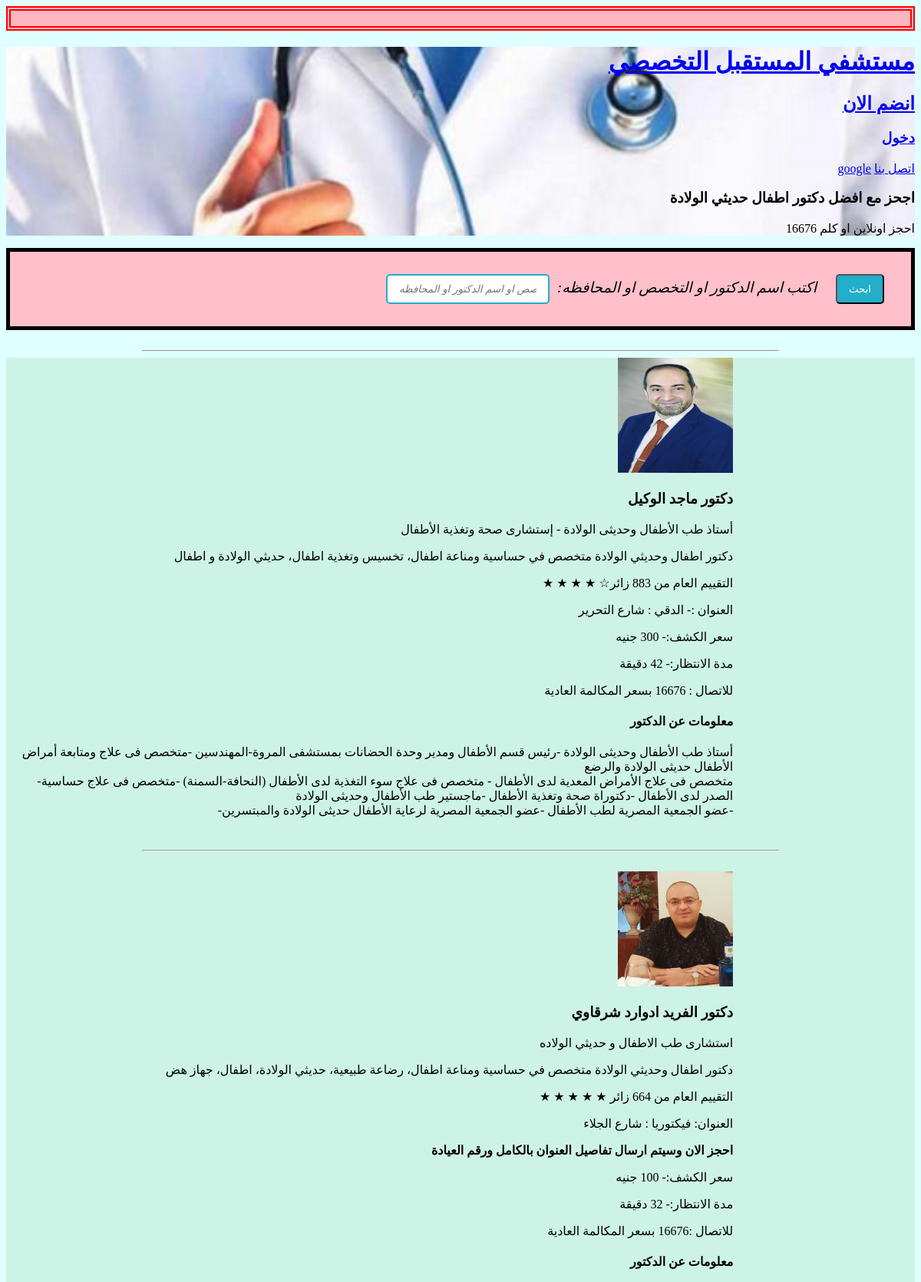
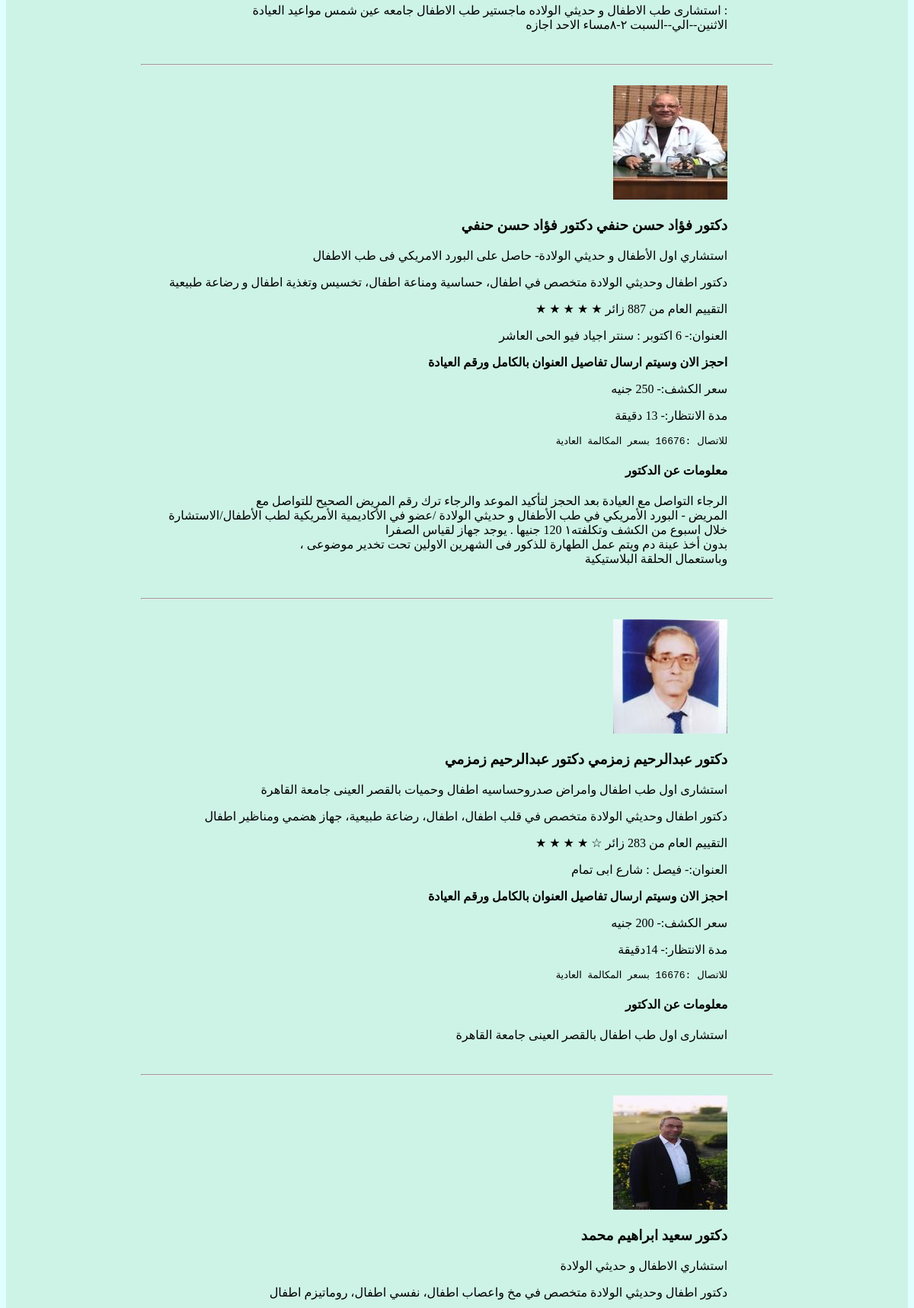
/children.php (upper part), run on the app's committed database (2 pictures, top to bottom).
### tables this page shows
CREATE TABLE `children` (
  `ID` int(11) NOT NULL,
  `name` varchar(100) NOT NULL,
  `degree` varchar(100) NOT NULL,
  `specialty` varchar(100) NOT NULL,
  `price` int(11) NOT NULL,
  `address` varchar(100) NOT NULL,
  `governorate` varchar(100) NOT NULL,
  `waiting` int(11) NOT NULL
);

### children.php (the view, shortened to what this page needs)
<?php
@$con=mysqli_connect("localhost","root","","user");
mysqli_query($con,"SET NAMES 'UTF8'");
 mysqli_query($con,"SET CHARACTER SET UTF8");
?>
<!DOCTYPE html>
<html lang="en">
<head>
    <link rel="stylesheet" href="اطفال.css">
</head>
<body>
<div class ="card"style="border: 6px double ; border-color: red; text-align: center; background-color:lightpink;" >
    <form action="reservation.php ">
    </form>
</div>
    <div class="top">
    <header>
       <h1> <a href="project.php" class="logo"> مستشفي المستقبل التخصصي</a></h1>
        <nav>
        <h1> <a href="form.php"> انضم الان</a> </h1>
           <h3> <a href="enter.php">دخول</a></h3>
            <a
                href="http://https://future-hospital.com/?fbclid=IwAR325kz3psDUdB5nhryW7lgzC4C5Zf40j7wIOlrY274ww7Xs5iItWXadmj0">google</a>
            <a href="mailto:info@future-wedge.com"> اتصل بنا</a>
        </nav>
    </header>
    <section>
        <article>
            <div>
                <h3>اجحز مع افضل دكتور اطفال حديثي الولادة</h3>
                <p> احجز اونلاين او كلم 16676</p>
            </div>
        </div>
        <div>
                  <nav id="بحث"  style=" font-size:larger; background-color:pink; border: 5px solid;">
            <form  method="GET" style="center;" >
            <ul>
            <li><input type="text" name="Name"    placeholder="ابحث هنا بالتخصص او اسم الدكتور او المحافظه">:اكتب اسم الدكتور او التخصص او المحافظه  </li>
            <li><button type="submit" name="search">ابحث</button></li>
                   </form>
            </nav>
                  </div>
        <br>
        <hr>
<div class="second">
        <article>
            <div class="first">
                <img src="media4/doctor-maged-elwakeel_20210222094423166.jpg" alt="">
                <h3>
                        <?php $id='1';
                         $query = mysqli_query($con,"select *from children where ID='$id'");
                         echo mysqli_fetch_array($query)[1];
                        ?>
                </h3>
                <p>
                            <?php $id='1';
                         $query = mysqli_query($con,"select *from children where ID='$id'");
                         echo mysqli_fetch_array($query)[2];
                        ?>
                </p>
                <p>
                    <?php $id='1';
                         $query = mysqli_query($con,"select *from children where ID='$id'");
                         echo mysqli_fetch_array($query)[3];
                        ?>
                </p>
                <p> &starf; &starf; &starf; &starf; &star;التقييم العام من 883 زائر </p>
                <p> العنوان :-
                        <?php $id='1';
                         $query = mysqli_query($con,"select *from children where ID='$id'");
                         echo mysqli_fetch_array($query)[5];
                        ?>
                </p>
                <p>سعر الكشف:-
                        ?>  جنيه
                </p>
                <p> مدة الانتظار:-
                        <?php $id='1';
                         $query = mysqli_query($con,"select *from children where ID='$id'");
                         echo mysqli_fetch_array($query)[7];
                        ?>  دقيقة
                </p>
                <p> للاتصال : 16676 بسعر المكالمة العادية</p>
                <h4>معلومات عن الدكتور</h4>
                <p>أستاذ طب الأطفال وحديثى الولادة -رئيس قسم الأطفال ومدير وحدة الحضانات بمستشفى المروة-المهندسين -متخصص
                    فى علاج ومتابعة أمراض الأطفال حديثى الولادة والرضع<br> -متخصص فى علاج الأمراض المعدية لدى الأطفال -
                    متخصص فى علاج سوء التغذية لدى الأطفال (النحافة-السمنة) -متخصص فى علاج حساسية الصدر لدى الأطفال
                    -دكتوراة صحة وتغذية الأطفال -ماجستير طب الأطفال وحديثى الولادة <br>-عضو الجمعية المصرية لطب الأطفال -عضو
                    الجمعية المصرية لرعاية الأطفال حديثى الولادة والمبتسرين-</p>
            </div>
        </article>
        <br>
        <hr>
        <br>
        <article>
            <div class="first">
                <img src="media4/doctor-alfraid-edward-sharqawy-pediatrics-and-new-born_20220703231835530.jpg" alt="">
                <h3>
                        <?php $id='2';
                         $query = mysqli_query($con,"select *from children where ID='$id'");
                         echo mysqli_fetch_array($query)[1];
                        ?>
                </h3>
                <p>
                        <?php $id='2';
                         $query = mysqli_query($con,"select *from children where ID='$id'");
                         echo mysqli_fetch_array($query)[2];
                        ?>
                </p>
                <p>
                        <?php $id='2';
                         $query = mysqli_query($con,"select *from children where ID='$id'");
                         echo mysqli_fetch_array($query)[3];
                        ?>
                </p>
                <p> &starf; &starf; &starf; &starf; &starf; التقييم العام من 664 زائر</p>
                <p>العنوان:
                        <?php $id='2';
                         $query = mysqli_query($con,"select *from children where ID='$id'");
                         echo mysqli_fetch_array($query)[5];
                        ?>
                </p>
                <b><p>احجز الان وسيتم ارسال تفاصيل العنوان بالكامل ورقم العيادة</p></b>
                <p>سعر الكشف:-
                        ?>  جنيه</p>
                <p> مدة الانتظار:-
                        ?>  دقيقة
                </p>
                <p> للاتصال :16676 بسعر المكالمة العادية</p>
                <h4>معلومات عن الدكتور</h4>
                <p>استشارى طب الاطفال و حديثي الولاده ماجستير طب الاطفال جامعه عين شمس مواعيد العيادة :
                    <br>الاثنين--الي--السبت ٢-٨مساء الاحد اجازه </p>
            </div>
        </article>
        <br>
        <hr>
        <br>
        <article>
            <div class="first">
                <img src="media4/doctor-fouad-hassan-hanafy-pediatrics-and-new-born_20220306195638895.jpg" alt="">
                <h3>
                    دكتور فؤاد حسن حنفي
                        <?php $id='3';
                         $query = mysqli_query($con,"select *from children where ID='$id'");
                         echo mysqli_fetch_array($query)[1];
                        ?>
                </h3>
                <p>
                        <?php $id='3';
                         $query = mysqli_query($con,"select *from children where ID='$id'");
                         echo mysqli_fetch_array($query)[2];
                        ?>
                </p>
                <p>
                        <?php $id='3';
                         $query = mysqli_query($con,"select *from children where ID='$id'");
                         echo mysqli_fetch_array($query)[3];
                        ?>
                </p>
                <p> &starf; &starf; &starf; &starf; &starf; التقييم العام من 887 زائر</p>
                <p>العنوان:-
                        <?php $id='3';
                         $query = mysqli_query($con,"select *from children where ID='$id'");
                         echo mysqli_fetch_array($query)[5];
                        ?>
                </p>
               <b> <p>احجز الان وسيتم ارسال تفاصيل العنوان بالكامل ورقم العيادة</p></b>
                <p>سعر الكشف:-
                        ?>  جنيه
                </p>
                <p> مدة الانتظار:-
                        ?>  دقيقة
                </p>
                <pre> للاتصال :16676 بسعر المكالمة العادية</pre>
                <h4>معلومات عن الدكتور</h4>
                <p>الرجاء التواصل مع العيادة بعد الحجز لتأكيد الموعد والرجاء ترك رقم المريض الصحيح للتواصل مع <br>المريض -
                    البورد الأمريكي في طب الأطفال و حديثي الولادة /عضو في الأكاديمية الأمريكية لطب الأطفال/الاستشارة<br>
                    خلال اسبوع من الكشف وتكلفته١ 120 جنيها . يوجد جهاز لقياس الصفرا<br>، بدون أخذ عينة دم ويتم عمل الطهارة
                    للذكور فى الشهرين الاولين تحت تخدير موضوعى<br> وباستعمال الحلقة البلاستيكية</p>
            </div>
        </article>
        <br>
        <hr>
        <br>
        <article>
            <div class="first">
                <img src="media4/doctor-abdel-rahem-zamzamy-pediatrics-and-new-born_20200911211210357.jpg" alt="">
                <h3>
                    دكتور عبدالرحيم زمزمي
                        <?php $id='4';
                         $query = mysqli_query($con,"select *from children where ID='$id'");
                         echo mysqli_fetch_array($query)[1];
                        ?>
                </h3>
                <p>
                        <?php $id='4';
                         $query = mysqli_query($con,"select *from children where ID='$id'");
                         echo mysqli_fetch_array($query)[2];
                        ?>
                </p>
                <p>
                        <?php $id='4';
                         $query = mysqli_query($con,"select *from children where ID='$id'");
                         echo mysqli_fetch_array($query)[3];
                        ?></p>
                <p> &starf; &starf; &starf; &starf; &star; التقييم العام من 283 زائر</p>
                <p>
                    العنوان:-
                        <?php $id='4';
                         $query = mysqli_query($con,"select *from children where ID='$id'");
                         echo mysqli_fetch_array($query)[5];
                        ?>
                </p>
               <b> <p>احجز الان وسيتم ارسال تفاصيل العنوان بالكامل ورقم العيادة</p></b>
                <p>سعر الكشف:-
                        جنيه
                </p>
                <p> مدة الانتظار:-
                        <?php $id='4';
                         $query = mysqli_query($con,"select *from children where ID='$id'");
                         echo mysqli_fetch_array($query)[7];
                        ?>دقيقة</p>
                <pre> للاتصال :16676 بسعر المكالمة العادية</pre>
                <h4> معلومات عن الدكتور</h4>
                <p>استشارى اول طب اطفال بالقصر العينى جامعة القاهرة</p>
            </div>
        </article>
        <br>
        <hr>
        <br>
        <article>
            <div class="first">
                <img src="media4/doctor-saied-ibrahim-mohamed-pediatrics-and-new-born_20220322191255757.jpg" alt="">
                <h3>
                        <?php $id='5';
                         $query = mysqli_query($con,"select *from children where ID='$id'");
                         echo mysqli_fetch_array($query)[1];
                        ?>
                </h3>
                <p>
                        <?php $id='5';
                         $query = mysqli_query($con,"select *from children where ID='$id'");
                         echo mysqli_fetch_array($query)[2];
                        ?>
                </p>
                <p>
                        <?php $id='5';
                         $query = mysqli_query($con,"select *from children where ID='$id'");
                         echo mysqli_fetch_array($query)[3];
                        ?>
                </p>
            </div>
        </article>
        <br>
        <br>
        <br>
        <br>
        <br>
        <br>
        <br>
        <br>
        <br>
        <br>
    </div>
        <br>
        <br>
        <br>
        <br>
</body>
</html>

### اطفال.css (style rules this page uses)
body { text-align: right; }
.top { background-image: url(media/Screenshot\ 2022-08-07\ 224813.png); background-repeat: no-repeat; background-size: cover; width: 100%; height: 100%; }
.first { margin-right: 20%; }
.second { background-color: rgb(205, 243, 230); }
hr { width: 70%; color: rgb(170, 6, 247); }
ul { list-style-type: none; }
ul li { background-position:0px 5px; padding-left:20px; background-repeat:no-repeat; display:inline-block; }
body { text-align: right; background-color: lightcyan; }
button { float:center; background:rgb(35,174,202); padding:10px 15px; color:#fff; border-radius:5px; margin-right:10px; height: 100%; width: fit-content; height: 100%; }
input { padding:10px 15px; border-radius:5px; margin-right:10px; font-style:italic; display: inline-block; border:2px solid rgb(35,174,202) ; }
form { border-radius:5px; margin-right:10px; padding:10px 15px; font-style:italic; }

### children.php (style rules this page uses)
button { float:center; background:rgb(35,174,202); padding:10px 15px; color:#fff; border-radius:5px; margin-right:10px; height: 100%; width: fit-content; height: 100%; }

### data on the page
children: name "دكتور ماجد الوكيل", degree "أستاذ طب الأطفال وحديثى الولادة - إستشارى صحة وتغذية الأطفال", specialty "دكتور اطفال وحديثي الولادة متخصص في حساسية ومناعة اطفال، تخسيس وتغذية اطفال، حديثي الولادة و اطفال", address "الدقي : شارع التحرير", waiting "42"
children: name "دكتور الفريد ادوارد شرقاوي", degree "استشارى طب الاطفال و حديثي الولاده", specialty "دكتور اطفال وحديثي الولادة متخصص في حساسية ومناعة اطفال، رضاعة طبيعية، حديثي الولادة، اطفال، جهاز هض", address "فيكتوريا : شارع الجلاء"
children: name "دكتور فؤاد حسن حنفي", degree "استشاري اول الأطفال و حديثي الولادة- حاصل على البورد الامريكي فى طب الاطفال", specialty "دكتور اطفال وحديثي الولادة متخصص في اطفال، حساسية ومناعة اطفال، تخسيس وتغذية اطفال و رضاعة طبيعية", address "6 اكتوبر : سنتر اجياد فيو الحى العاشر"
children: name "دكتور عبدالرحيم زمزمي", degree "استشارى اول طب اطفال وامراض صدروحساسيه اطفال وحميات بالقصر العينى جامعة القاهرة", specialty "دكتور اطفال وحديثي الولادة متخصص في قلب اطفال، اطفال، رضاعة طبيعية، جهاز هضمي ومناظير اطفال", address "فيصل : شارع ابى تمام", waiting "14"
children: name "دكتور سعيد ابراهيم محمد", degree "استشاري الاطفال و حديثي الولادة", specialty "دكتور اطفال وحديثي الولادة متخصص في مخ واعصاب اطفال، نفسي اطفال، روماتيزم اطفال"
